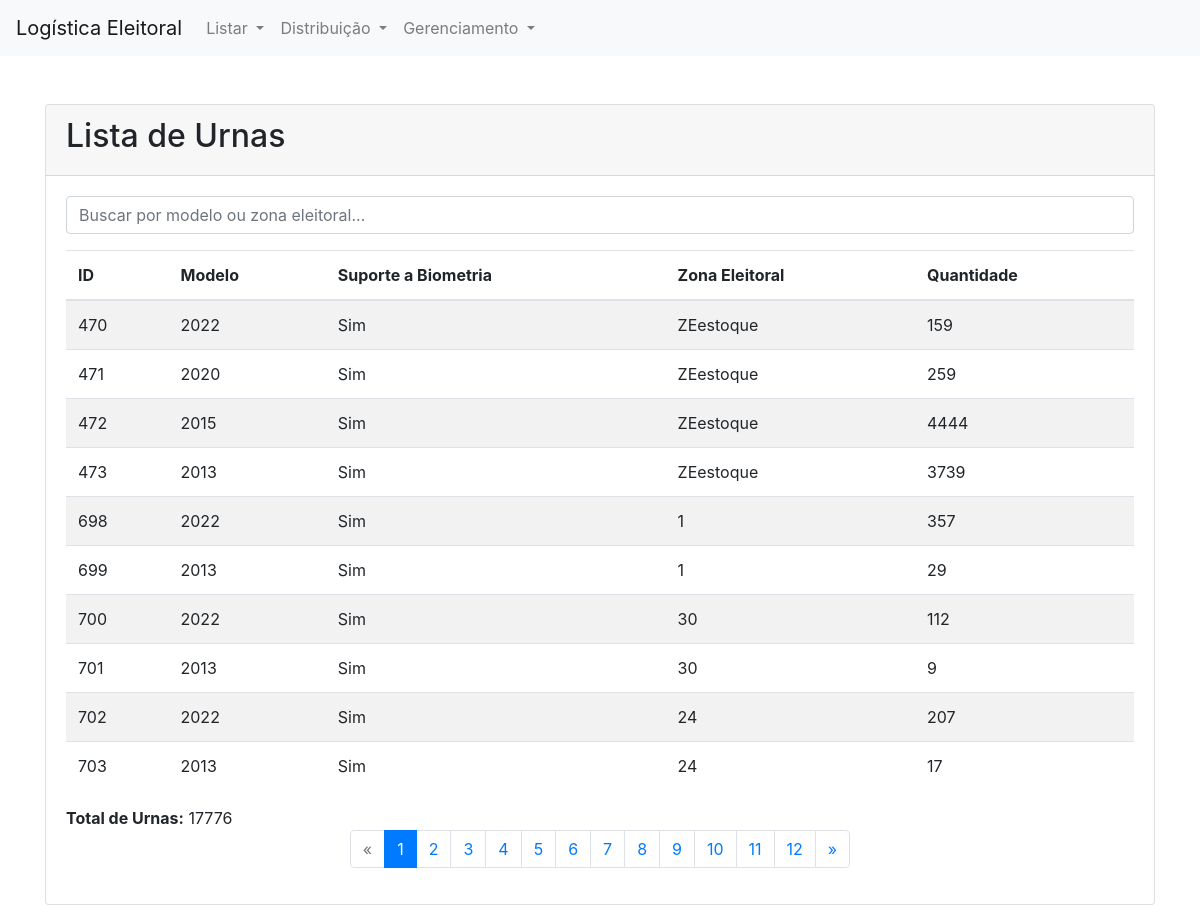
The page /urnas/ on the database its author committed.
### Logis/models.py (models this page shows, shortened)
class Urna(models.Model):
    MODELO_URNAS = [
        ('2013', '2013'),
        ('2015', '2015'),
        ('2020', '2020'),
        ('2022', '2022'),
    ]
    modelo = models.CharField(
        max_length=4,
        choices=MODELO_URNAS
    )
    bio = models.BooleanField(default=True)  # Suporte a biometria
    zona_eleitoral = models.ForeignKey(ZonaEleitoral, on_delete=models.CASCADE)  # Urna pertence a uma zona eleitoral
    qtd = models.IntegerField(default=0)
    contingencia = models.BooleanField(default=False)

class ZonaEleitoral(models.Model):
    nome = models.CharField(max_length=100, null=True)
    qtdSecoes = models.IntegerField(default=0, null=True)

### Logis/views/entidades.py (the view)
# urls.py: path('urnas/', entidades.urna_list, name='urna_list'),
def urna_list(request):
    query = request.GET.get('q', '')
    urna_queryset = Urna.objects.all()
    if query:
        urna_queryset = urna_queryset.filter(
            Q(modelo__icontains=query) |
            Q(zona_eleitoral__nome__icontains=query)
        )
    total_urnas = urna_queryset.aggregate(total=Sum('qtd'))['total'] or 0
    paginator = Paginator(urna_queryset, 10)
    page_number = request.GET.get('page')
    urnas = paginator.get_page(page_number)
    current_page = urnas.number
    total_pages = paginator.num_pages
    page_range = [
        x for x in range(current_page - 2, current_page + 3)
        if 1 <= x <= total_pages
    ]
    return render(request, 'Logis/urna_list.html', {
        'urnas': urnas,
        'total_urnas': total_urnas,
        'query': query,
        'page_range': paginator.page_range,
        'total_pages': paginator.num_pages,
    })

### Logis/templates/Logis/urna_list.html (shortened to what this page needs)
{% extends 'Logis/base.html' %}
{% block content %}
<div class="card">
    <div class="card-header">
        <h2>Lista de Urnas</h2>
    </div>
    <div class="card-body">
        <form method="get" class="mb-3">
            <input type="text" name="q" class="form-control" placeholder="Buscar por modelo ou zona eleitoral..." value="{{ query }}">
        </form>
        <table class="table table-striped">
            <thead>
                <tr>
                    <th>ID</th>
                    <th>Modelo</th>
                    <th>Suporte a Biometria</th>
                    <th>Zona Eleitoral</th>
                    <th>Quantidade</th>
                </tr>
            </thead>
            <tbody>
                {% for urna in urnas %}
                <tr>
                    <td>{{ urna.id }}</td>
                    <td>{{ urna.modelo }}</td>
                    <td>{{ urna.bio|yesno:"Sim,Não" }}</td>
                    <td>{{ urna.zona_eleitoral.nome }}</td>
                    <td>{{ urna.qtd }}</td>
                </tr>
                {% empty %}
                <tr>
                    <td colspan="5" class="text-center">Nenhuma urna encontrada.</td>
                </tr>
                {% endfor %}
            </tbody>
        </table>
        <div class="mt-3">
            <strong>Total de Urnas:</strong> {{ total_urnas }}
        </div>
        <nav aria-label="Page navigation">
            <ul class="pagination justify-content-center">
                {% if urnas.has_previous %}
                <li class="page-item">
                    <a class="page-link" href="?page={{ urnas.previous_page_number }}{% if query %}&q={{ query }}{% endif %}" aria-label="Previous">
                        <span aria-hidden="true">&laquo;</span>
                    </a>
                </li>
                {% else %}
                <li class="page-item disabled">
                    <span class="page-link">&laquo;</span>
                </li>
                {% endif %}
                {% for num in page_range %}
                <li class="page-item {% if urnas.number == num %}active{% endif %}">
                    <a class="page-link" href="?page={{ num }}{% if query %}&q={{ query }}{% endif %}">{{ num }}</a>
                </li>
                {% endfor %}
                {% if urnas.has_next %}
                <li class="page-item">
                    <a class="page-link" href="?page={{ urnas.next_page_number }}{% if query %}&q={{ query }}{% endif %}" aria-label="Next">
                        <span aria-hidden="true">&raquo;</span>
                    </a>
                </li>
                {% else %}
                <li class="page-item disabled">
                    <span class="page-link">&raquo;</span>
                </li>
                {% endif %}
            </ul>
        </nav>
    </div>
</div>
{% endblock %}

### Logis/templates/Logis/base.html (shortened to what this page needs)
<!DOCTYPE html>
<html lang="en">
<head>
    <link rel="stylesheet" href="https://stackpath.bootstrapcdn.com/bootstrap/4.5.2/css/bootstrap.min.css">
</head>
<body>
    <nav class="navbar navbar-expand-lg navbar-light bg-light">
        <a class="navbar-brand" href="{}">Logística Eleitoral</a>
        <div class="collapse navbar-collapse" id="navbarNav">
            <ul class="navbar-nav">
                <li class="nav-item dropdown">
                    <a class="nav-link dropdown-toggle" href="#" id="navbarDropdownListar" role="button" data-toggle="dropdown" aria-haspopup="true" aria-expanded="false">
                        Listar
                    </a>
                </li>
                <li class="nav-item dropdown">
                    <a class="nav-link dropdown-toggle" href="#" id="navbarDropdownDistribuicao" role="button" data-toggle="dropdown" aria-haspopup="true" aria-expanded="false">
                        Distribuição
                    </a>
                </li>
                <li class="nav-item dropdown">
                    <a class="nav-link dropdown-toggle" href="#" id="navbarDropdownGerenciamento" role="button" data-toggle="dropdown" aria-haspopup="true" aria-expanded="false">
                        Gerenciamento
                    </a>
                </li>
            </ul>
        </div>
    </nav>
    <div class="container mt-5">
        {% block content %}
        {% endblock %}
    </div>
</body>
</html>

### rows shown on the page
Urna: id "470", modelo "2022", bio "Sim", zona_eleitoral.nome "ZEestoque", qtd "159"
Urna: id "471", modelo "2020", bio "Sim", zona_eleitoral.nome "ZEestoque", qtd "259"
Urna: id "472", modelo "2015", bio "Sim", zona_eleitoral.nome "ZEestoque", qtd "4444"
Urna: id "473", modelo "2013", bio "Sim", zona_eleitoral.nome "ZEestoque", qtd "3739"
Urna: id "698", modelo "2022", bio "Sim", zona_eleitoral.nome "1", qtd "357"
Urna: id "699", modelo "2013", bio "Sim", zona_eleitoral.nome "1", qtd "29"
Urna: id "700", modelo "2022", bio "Sim", zona_eleitoral.nome "30", qtd "112"
Urna: id "701", modelo "2013", bio "Sim", zona_eleitoral.nome "30", qtd "9"
Urna: id "702", modelo "2022", bio "Sim", zona_eleitoral.nome "24", qtd "207"
Urna: id "703", modelo "2013", bio "Sim", zona_eleitoral.nome "24", qtd "17"

### other values the page prints
{{ total_urnas }} "17776"
{{ num }} "1" "2" "3" "4" "5" "6" "7" "8" "9" "10" "11" "12"
